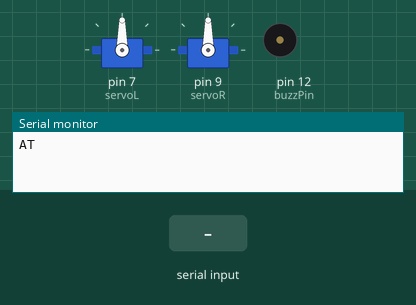
The sketch below on a simulated Arduino Uno, built with avr-gcc and run on an emulated ATmega328P. On the bench: 2 × servo, buzzer (waves = sounding, pin HIGH), the last lines printed to the serial monitor. The inputs (shaded band) are chosen by the test bench.

Above: at 1.2 s.
1.3 s: "w" received over the second serial link
At 2.3 s:
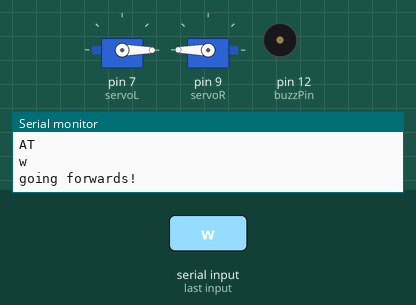
2.8 s: "a" received over the second serial link
At 3.4 s:
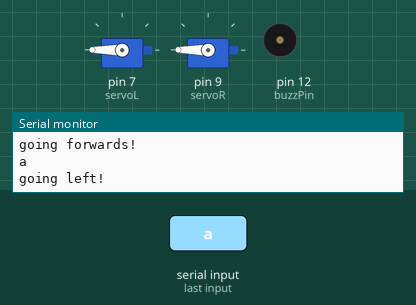
4.3 s: "s" received over the second serial link
At 4.6 s:
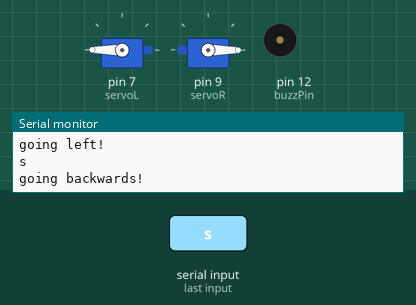
5.8 s: "d" received over the second serial link
At 6.9 s:
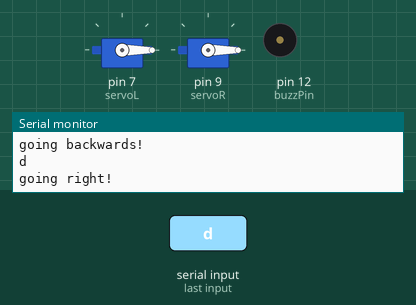
7.3 s: "e" received over the second serial link
At 7.9 s:
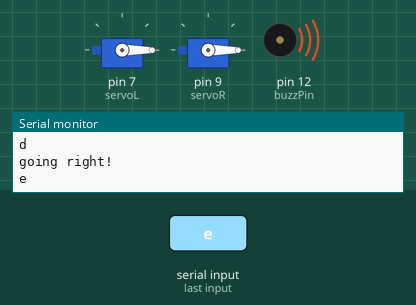
8.8 s: "x" received over the second serial link
At 9.2 s:
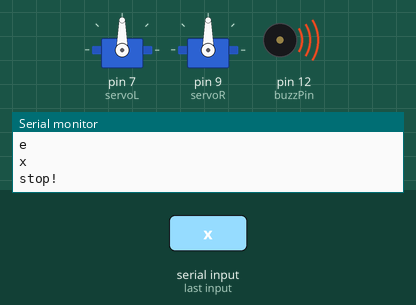
Timing chart, 0 to 11.3 s (numbered marks = the images above; inputs shaded):
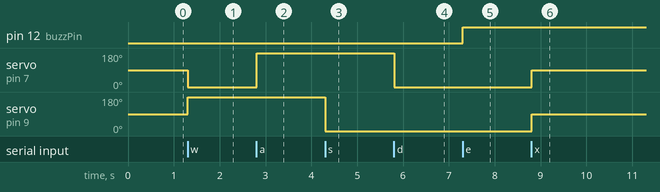

The sketch:

Jumper.ino
```cpp
#include <Servo.h>
#include <SoftwareSerial.h>

Servo servoL;
Servo servoR;
char data = 0;

SoftwareSerial ble(0,1); //rx and tx
// software serial may be overkill esp. since this is BLE on RX and TX pins naturally anyway ???? but ok

//NOW USE Serial1

const int buzzPin = 12; //attach buzzer here

void setup()
{
  servoL.attach(7);
  servoR.attach(9);
  pinMode(buzzPin, OUTPUT);
  ble.begin(9600);
  Serial.begin(9600);

  Serial.println("AT");
}

void loop()
{
  //90 = stationary (doesn't mean it stops moving, it just writes to stay in that same place)
  //for servo Right: 180 = forwards
  //for servo Left: 0 = forwards

  if(ble.available() > 0)
  {
    data = ble.read();
    Serial.println(data);

    if(data=='w'){forward();} //switch case? but if im doing differential drive this should not be the case.
    else if(data=='a'){left();}
    else if(data=='s'){backward();}
    else if(data=='d'){right();}

    else if(data=='e'){horn();}
    else if(data=='x'){stationary();}

    // INSTALL DIFFERENTIAL DRIVE INTO THIS IN ORDER TO STEER AND DRIVE //
  }
}

void forward()
{
  Serial.println("going forwards!");
  delay(5);
  servoR.write(180);
  servoL.write(0);
}

void backward()
{
  Serial.println("going backwards!");
  delay(5);
  servoR.write(0);
  servoL.write(180);
}

void left()
{
  Serial.println("going left!");
  delay(5);
  servoR.write(180);
  servoL.write(180);
}

void right()
{
  Serial.println("going right!");
  delay(5);
  servoR.write(0);
  servoL.write(0);
}

void stationary()
{
  Serial.println("stop!");
  delay(5);
  servoR.write(90);
  servoL.write(90);
}

void horn()
{
  //tone(buzzPin, 1000, 1000);

  digitalWrite(buzzPin, HIGH);
}
```

Measured:
- after the input at 1.3 s, servo on pin 7 (servoL): 90° → 0° at once; servo on pin 9 (servoR): 90° → 180° at once
- after the input at 2.8 s, servo on pin 7 (servoL): 0° → 180° at once
- after the input at 4.3 s, servo on pin 9 (servoR): 180° → 0° at once
- after the input at 5.8 s, servo on pin 7 (servoL): 180° → 0° at once
- after the input at 7.3 s, pin 12 (buzzPin): LOW → HIGH at once
- after the input at 8.8 s, servo on pin 7 (servoL), servo on pin 9 (servoR): 0° → 90° at once
